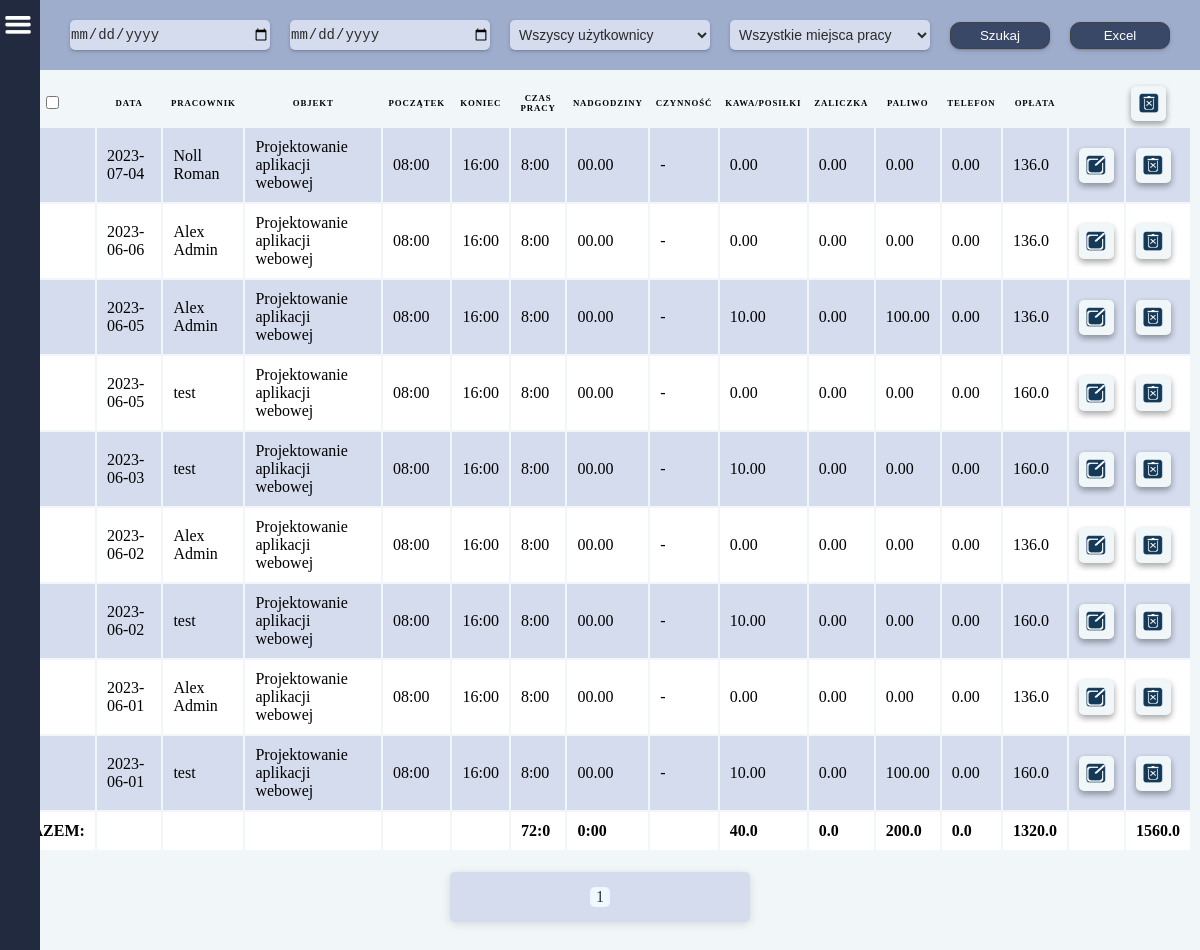
Before: /raports/ (signed in) with the older database file.
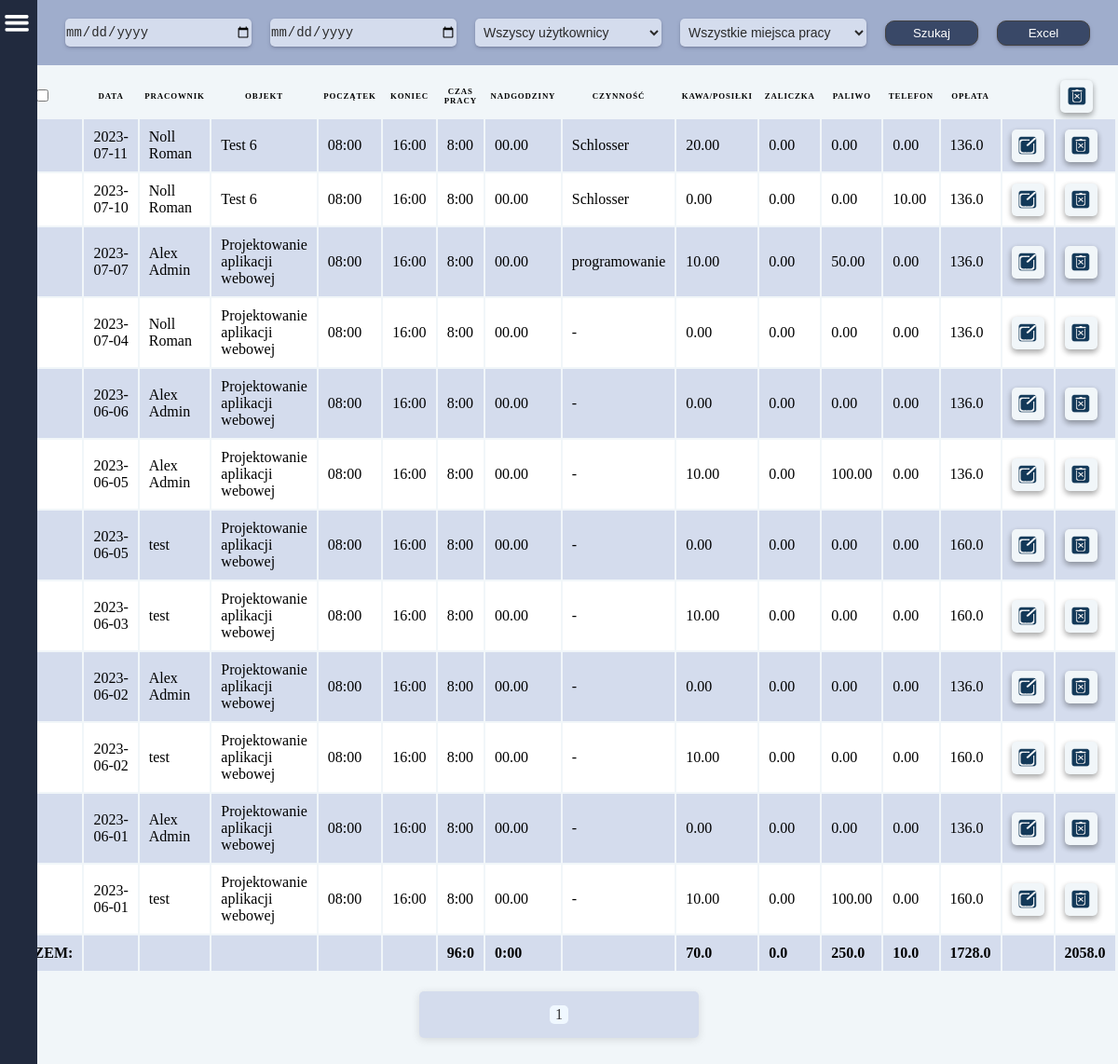
After: the same page with the newer database file.
### main/models.py (models this page shows, shortened)
class Work(models.Model):
    date = models.CharField(
        null=False,
        default='00-00-00',
        max_length=8,
        verbose_name='Data',
    )
    username = models.CharField(
        null=True,
        max_length=125,
        verbose_name='Imię użytkownika',
    )
    timestart = models.CharField(
        null=False,
        default='00:00',
        max_length=5,
        verbose_name='Początek',
    )
    timefinish = models.CharField(
        null=False,
        default='00:00',
        max_length=5,
        verbose_name='Koniec',
    )
    diff_time = models.CharField(
        null=True,
        default='00:00',
        max_length=5,
        verbose_name='Czas pracy',
    )
    over_time = models.CharField(
        null=True,
        default='00:00',
        max_length=5,
        verbose_name='Nadgodziny',
    )
    sum_time_sec = models.FloatField(
        null=True,
        default=0.00,
        verbose_name='Czas pracy razem',
    )
    sum_over_time_sec = models.CharField(
        null=True,
        default='00:00',
        max_length=5,
        verbose_name='Nadgodziny',
    )
    work_object = models.CharField(
        null=True,
        max_length=100,
        verbose_name='Miejsce pracy',
    )
    work_type = models.CharField(
        null=True,
        max_length=100,
        verbose_name='Czynność',
    )
    coffee_food = models.CharField(
        null=True,
        max_length=100,
        verbose_name='Kawa/Posiłki',
    )
    fuel = models.CharField(
        null=True,
        max_length=100,
        verbose_name='Paliwo',
    )
    prepayment = models.CharField(
        null=True,
        max_length=100,
        verbose_name='Zaliczka',
    )
    phone_costs = models.CharField(
        null=True,
        max_length=100,
        verbose_name='Telefon',
    )
    payment = models.CharField(
        null=True,
        default=0.00,
        max_length=100,
        verbose_name='Kwota',
    )
    payment_hour = models.FloatField(
        default=0,
        verbose_name='Stawka za godzinę',
    )
    user = models.ManyToManyField(
        CustomUser,
    )
    work_objects = models.ManyToManyField(
        'WorkObject'
    )

### main/views.py (the view, shortened to what this page needs)
# urls.py: path('raports/', raports, name='raports'),
def raports(request):
    if request.user.is_superuser:
        works = Work.objects.prefetch_related(Prefetch('user')).order_by('-date')
        work_objects = WorkObject.objects.all()
    else:
        works = Work.objects.prefetch_related(Prefetch('user')).filter(user=request.user).order_by('-date')
        work_objects = WorkObject.objects.filter(user=request.user)
    users = CustomUser.objects.all().values('id', 'username')
    if request.user.is_superuser:
        total_coffee_food = Work.objects.all().aggregate(total_coffee_food=Sum('coffee_food'))['total_coffee_food']
        total_fuel = Work.objects.all().aggregate(total_fuel=Sum('fuel'))['total_fuel']
        total_prepayment = Work.objects.all().aggregate(total_prepayment=Sum('prepayment'))['total_prepayment']
        total_phone_costs = Work.objects.all().aggregate(total_phone_costs=Sum('phone_costs'))['total_phone_costs']
        total_payment = Work.objects.all().aggregate(total_payment=Sum('payment'))['total_payment']
        total_sum_time_sec = Work.objects.all().aggregate(total_sum_time_sec=Sum('sum_time_sec'))['total_sum_time_sec']
        total_sum_over_time_sec = Work.objects.all().aggregate(total_sum_over_time_sec=Sum('sum_over_time_sec'))['total_sum_over_time_sec']
        if total_sum_time_sec:
            total_hours = total_sum_time_sec // 3600
            total_sec = total_sum_time_sec % 3600
            total_min = total_sec // 60
            total_work_time = f'{int(total_hours)}:{int(total_min)}'
        else:
            total_work_time = '0:00'
        if total_sum_over_time_sec:
            total_hours = total_sum_over_time_sec // 3600
            total_sec = total_sum_over_time_sec % 3600
            total_min = total_sec // 60
            if total_min < 10 or total_min == 0.0:
                total_work_over_time = f'{int(total_hours)}:0{int(total_min)}'
            else:
                total_work_over_time = f'{int(total_hours)}:{int(total_min)}'
        else:
            total_work_over_time = '0:00'
    paginator = Paginator(works, 35)
    page_number = request.GET.get('page')
    page_obj = paginator.get_page(page_number)
    works = Work.objects.values_list('username')
    users_list = set()
    users_list = {wo[0] for wo in works}
    if any(element is not None for element in [total_payment, total_phone_costs, total_fuel, total_coffee_food]):
        total = total_payment + total_phone_costs + total_fuel + total_coffee_food
    else:
        total = '0:00'
        total_payment = '0:00'
        total_phone_costs = '0:00'
        total_fuel = '0:00'
        total_coffee_food = '0:00'
    context = {
        'works': works,
        'users': users,
        'work_objects': work_objects,
        'total_coffee_food': total_coffee_food,
        'total_fuel': total_fuel,
        'total_prepayment': total_prepayment,
        'total_phone_costs': total_phone_costs,
        'total_payment': total_payment,
        'total_work_time': total_work_time,
        'total_work_over_time': total_work_over_time,
        'page_obj': page_obj,
        'users_list': users_list,
        'total': total,
    }
    return render(request, 'raports.html', context)

### main/templates/raports.html (shortened to what this page needs)
{% extends 'base.html' %}
{% load static %}
    {% block content %}
    <div class="page-container">
        <div class="filter-container">
            <form method="POST" id="formRaport">
                <input class="input_" name="sorted_from" id="datetimepicker" type="date" value="date">
                <input class="input_" name="sorted_to" id="datetimepicker" type="date" value="date">
                {% if request.user.is_superuser %}
                    <select class="input_"  name="user" placeholder="Pracownicy">
                        <option value="">Wszyscy użytkownicy</option>
                    </select>
                {% else %}
                    <select class="input_"  name="user" placeholder="Pracownik">
                        <option value="{{user.username}}">{{user.username}}</option>
                    </select>
                {% endif %}
                <select class="input_"  name="work_object">
                    <option value="">Wszystkie miejsca pracy</option>
                </select>
                <button class="btn" type="submit" id="searchRaport"><p class="btn-title">Szukaj</p></button>
                <button class="btn" id="excelRaport" onclick="excel(event)">
                    <p class="btn-title">Excel</p>
                </button>
            </form>
        </div>
        <div class="container">
            <table id="raportsTable">
                <form method="POST">
                <thead>
                    <tr>
                        <th>
                            <input type="checkbox" onclick="checkAll()">
                        </th>
                        <th>Data</th>
                        <th>Pracownik</th>
                        <th>Objekt</th>
                        <th>Początek</th>
                        <th>Koniec</th>
                        <th>Czas pracy</th>
                        <th>Nadgodziny</th>
                        <th>Czynność</th>
                        <th>Kawa/Posiłki</th>
                        <th>Zaliczka</th>
                        <th>Paliwo</th>
                        <th>Telefon</th>
                        <th>Opłata</th>
                        <th></th>
                        <th>
                            <div class="label_img">
                                <input type="image" src="{% static 'images/delete.png' %}" width="20" height="20">
                            </div>
                        </th>
                    </tr>
                </thead>
                {% for work in page_obj %}
                    <tr>
                        <td>
                        </td>
                        <td class="nch" data-label="Data">{{work.date}}</td>
                        <td data-label="Pracownik">{{work.username}}</td>
                        <td class="ch" data-label="Objekt">{{work.work_object}}</td>
                        <td class="nch" data-label="Początek">{{work.timestart}}</td>
                        <td class="ch" data-label="Koniec">{{work.timefinish}}</td>
                        <td class="nch" data-label="Czas pracy">{{work.diff_time}}</td>
                        <td class="ch" data-label="Nadgodziny">{{work.over_time}}</td>
                        {% if work.work_type %}
                            <td class="odd" data-label="Czynność">{{work.work_type}}</td>
                        {% else %}
                            <td class="odd" data-label="Czynność"> - </td>
                        {% endif %}
                        <td class="nch" data-label="Kawa/Posiłki">{{work.coffee_food}}</td>
                        <td class="ch" data-label="Zaliczka">{{work.prepayment}}</td>
                        <td class="nch" data-label="Paliwo">{{work.fuel}}</td>
                        <td class="ch" data-label="Telefon">{{work.phone_costs}}</td>
                        <td class="nch" data-label="Opłata">{{work.payment}}</td>
                            <td class="ch">
                                <a class="label_img" href="{% url 'update_user_work' work.pk %}" >
                                    <img src="{% static 'images/edit.png' %}" width="20" height="20">
                                </a>
                            </td>
                            <td class="nch">
                                <a class="label_img" href="{% url 'deleteUserWorkQuastion' work.pk %}">
                                    <img src="{% static 'images/delete.png' %}" width="20" height="20">
                                </a>
                            </td>
                    </tr>
                {% endfor %}
                    <tr>
                        <td class="total">
                            <b>RAZEM:</b>
                        </td>
                        <td class="total"></td>
                        <td class="total"></td>
                        <td class="total"></td>
                        <td class="total"></td>
                        <td class="total"></td>
                        <td data-label="Czas pracy">
                            <b>{{total_work_time}}</b>
                        </td>
                        <td data-label="Nadgodziny">
                            <b>{{total_work_over_time}}</b>
                        </td>
                        <td class="total"></td>
                        <td data-label="Kawa/Posiłki">
                            <b>{{total_coffee_food}}</b>
                        </td>
                        <td data-label="Zaliczka">
                            <b>{{total_prepayment}}</b>
                        </td>
                        <td data-label="Paliwo">
                            <b>{{total_fuel}}</b>
                        </td>
                        <td data-label="Telefon">
                            <b>{{total_phone_costs}}</b>
                        </td>
                        <td data-label="Opłata">
                            <b>{{total_payment}}</b>
                        </td>
                        <td></td>
                        <td data-label="RAZEM">
                            <b>{{ total }}</b>
                        </td>
                    </tr>
                </form>
            </table>
            <div class="pagination">
                <span class="step-links">
                    <span class="current-page"><p>{{ page_obj.number }}</p></span>
                </span>
            </div>
        </div>
    </div>
    {% endblock %}

### templates/base.html (shortened to what this page needs)
{% load static %}
<!DOCTYPE html>
<html lang="en">
<head>
    <link rel="stylesheet" href="{% static 'css/base.css' %}">
    <link rel="stylesheet" href="{% static 'css/login.css' %}">
    <link rel="stylesheet" href="{% static 'css/user_work.css' %}">
    <link rel="stylesheet" href="{% static 'css/create_work_object.css' %}">
    <link rel="stylesheet" href="{% static 'css/work_object.css' %}">
    <link rel="stylesheet" href="{% static 'css/vacations.css' %}">
    <link rel="stylesheet" href="{% static 'css/add_vacation.css' %}">
    <link rel="stylesheet" href="{% static 'css/templatetags.css' %}">
    <link rel="stylesheet" href="{% static 'css/pagination.css' %}">
    <link rel="stylesheet" href="{% static 'css/alert.css' %}">
    <link rel="stylesheet" href="{% static 'css/home.css' %}">
    <link rel="stylesheet" href="{% static 'css/raports.css' %}">
    <link rel="stylesheet" href="{% static 'css/schedule.css' %}">
</head>
<body>
    <div class="base">
        {% include 'header.html' %}
        {% block content %}{% endblock %}
    </div>
</body>
</html>

### templates/header.html (shortened to what this page needs)
{% load static %}
{% load vacation_requests %}
{% load messages %}
<!DOCTYPE html>
<html lang="en">
<head>
</head>
<body>
    <div id="header-container">
        {% if request.user.is_authenticated %}
            <img
                src="{% static 'images/menu.png' %}"
                id="toggle_menu"
                width="30" height="30"
                onclick="toggleMenu(); showMessages();"
            >
        {% endif %}
        <div class="block"><a href="">Logo</a></div>
        {% if request.user.is_authenticated %}
            <div class="block"><a>Witaj, {{ request.user.username }}</a></div>
        {% endif %}
        <div class="block">
            <ul class="navbar">
                <li class="nav-el"><a href="{% url 'home' %}">GŁÓWNA</a></li>
                <li class="nav-el"><a href="{% url 'user' request.user.pk %}">PROFIL</a></li>
                <li class="nav-el">
                </li>
                <li class="nav-el">
                </li>
                {% if request.user.is_superuser %}
                    <li class="nav-el"><a href="{% url 'all_users' %}">PRACOWNICY</a></li>
                    <li class="dropdown nav-el">
                    </li>
                {% else %}
                    <li class="nav-el"><a href="{% url 'vacations' request.user.pk %}">URLOPY</a></li>
                {% endif %}
                <li class="nav-el" id="raports"><a href="{% url 'raports' %}">RAPORTY</a></li>
            </ul>
        </div>
        <div class="block">
        </div>
    </div>
</body>
</html>

Changed rows visible on the page:
added Work: date "2023-07-11", username "Noll Roman", work_object "Test 6", timestart "08:00", timefinish "16:00", diff_time "8:00", over_time "00.00", work_type "Schlosser", coffee_food "20.00", prepayment "0.00", fuel "0.00", phone_costs "0.00", payment "136.0"
added Work: date "2023-07-10", username "Noll Roman", work_object "Test 6", timestart "08:00", timefinish "16:00", diff_time "8:00", over_time "00.00", work_type "Schlosser", coffee_food "0.00", prepayment "0.00", fuel "0.00", phone_costs "10.00", payment "136.0"
added Work: date "2023-07-07", username "Alex Admin", work_object "Projektowanie aplikacji webowej", timestart "08:00", timefinish "16:00", diff_time "8:00", over_time "00.00", work_type "programowanie", coffee_food "10.00", prepayment "0.00", fuel "50.00", phone_costs "0.00", payment "136.0"
Other visible differences:
{{ total_work_time }}: "72:0" → "96:0"
{{ total_coffee_food }}: "40.0" → "70.0"
{{ total_fuel }}: "200.0" → "250.0"
{{ total_phone_costs }}: "0.0" → "10.0"
{{ total_payment }}: "1320.0" → "1728.0"
{{ total }}: "1560.0" → "2058.0"
